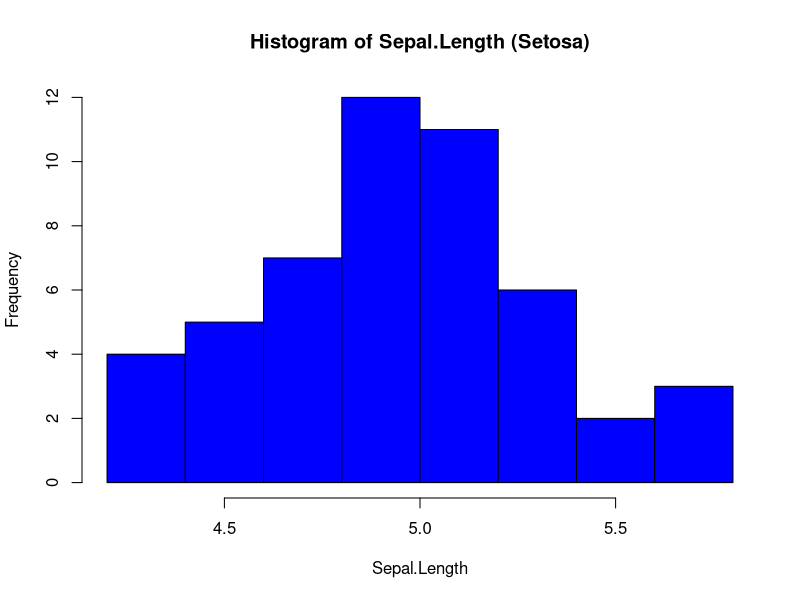
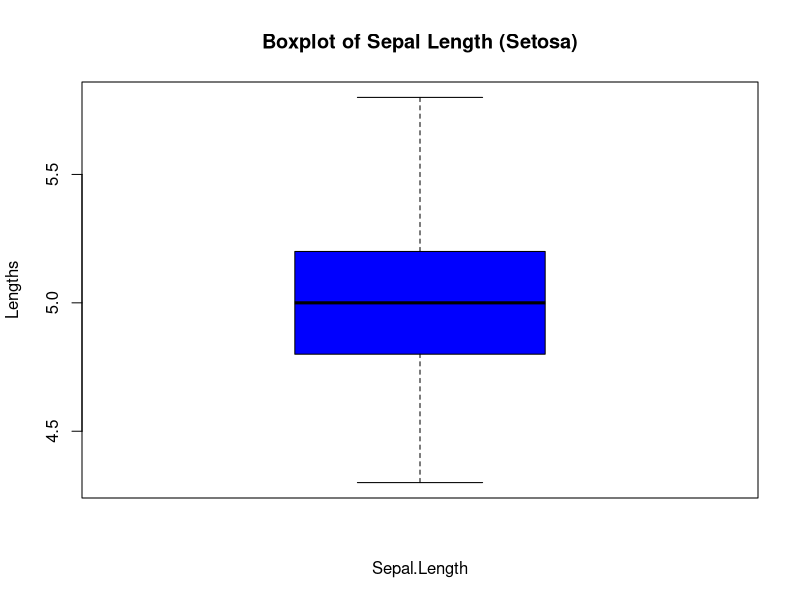
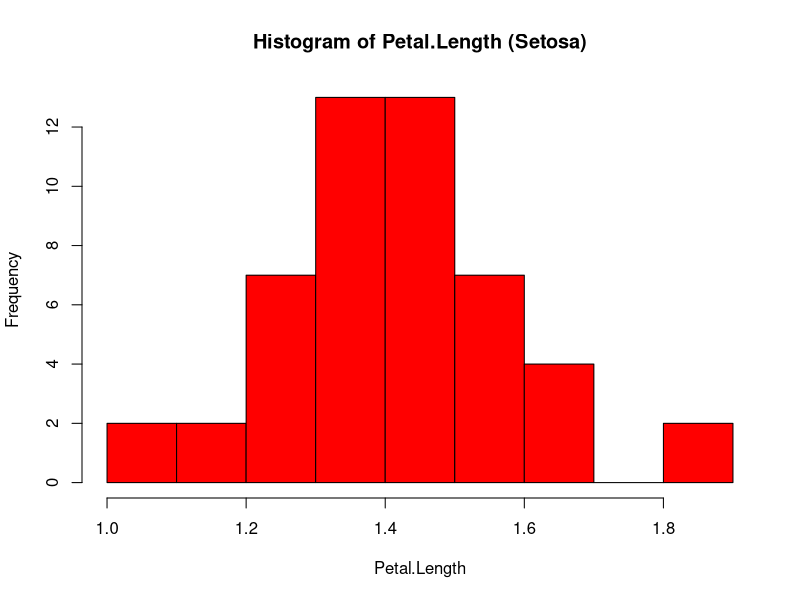
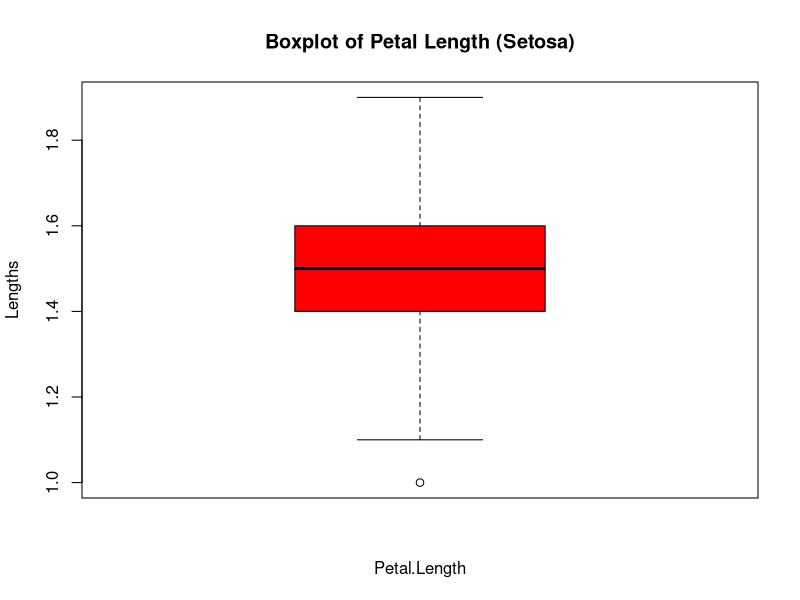
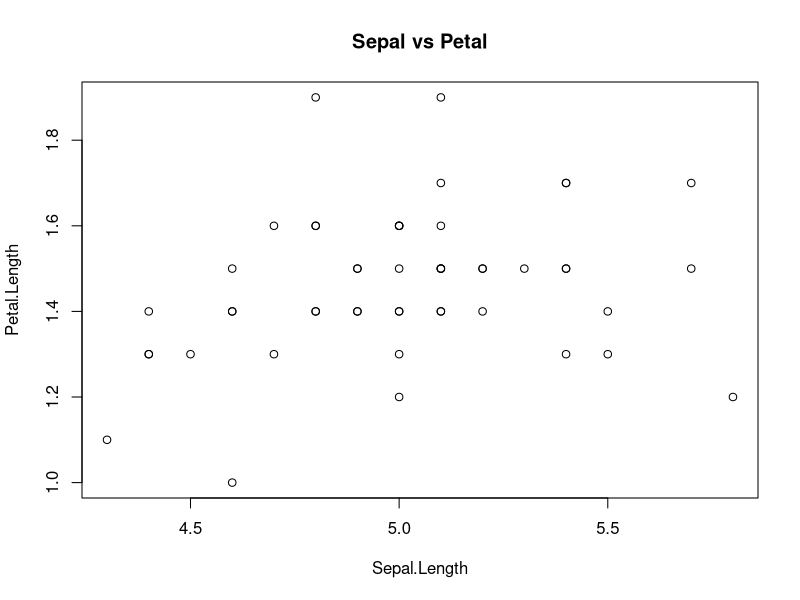

These charts were generated, in order, by the following R code:
#Sepal.Length and Petal.Length (Setosa)
summary(iris[c(1:50), c(1, 3)])
#Sepal.Length    Petal.Length  
#Min.   :4.300   Min.   :1.000  
#1st Qu.:4.800   1st Qu.:1.400  
#Median :5.000   Median :1.500  
#Mean   :5.006   Mean   :1.462  
#3rd Qu.:5.200   3rd Qu.:1.575  
#Max.   :5.800   Max.   :1.900 

#calculating the Estimate Point(Mean) Sepal.Length and Petal.Length for Setosa Species
vec <- c(mean(iris[c(1:50), c(1)]),
         mean(iris[c(1:50), c(3)]))
print(vec)
# a vector containtg estimate points of Sepal Lengths and Petal Lengths
#[1] 5.006 1.462

#Ploting the Sepal.Length
hist(iris[c(1:50), c(1)], 
     col = "blue", 
     main = "Histogram of Sepal.Length (Setosa)", 
     xlab="Sepal.Length")
boxplot(iris[c(1:50), c(1)],
        ylab = "Lengths",
        col = c("blue"),
        xlab = "Sepal.Length",
        main = "Boxplot of Sepal Length (Setosa)")
#Ploting the Petal.Length
hist(iris[c(1:50), c(3)], 
     col = "red", 
     main = "Histogram of Petal.Length (Setosa)",
     xlab="Petal.Length")
boxplot(iris[c(1:50), c(3)],
        ylab = "Lengths",
        col = c("red"),
        xlab = "Petal.Length",
        main = "Boxplot of Petal Length (Setosa)")
#Calculating and Plotting the correlation between the Sepal and Petal Lengths
sepal.Length <- iris[c(1:50), c(1)] #Sepal Lengths for Setosa Species
petal.Length <- iris[c(1:50), c(3)] #Petal Lengths for Setosa Species
r <- cor(sepal.Length, petal.Length)
print(r)
#Pearson's r
#[1] 0.2671758
plot(sepal.Length, petal.Length,
     xlab = "Sepal.Length",
     ylab = "Petal.Length", 
     main = "Sepal vs Petal")
#The Coefficient of Determination r^2
print(r^2)
#[1] 0.07138289
#only 7.13% of the Petal Lengths can be descibed
#by the Sepal Length, and that indicates there's no correalation between
#the Sepal Length and the Petal Length in the Setosa Species

#hypothesis test for Sepal Length Mean where it is one-sample t-test with Ha < 5
sepalHypoTest <- t.test(sepal.Length, mu = 5, alternative = "less", conf.level=0.95)
print(sepalHypoTest)
#data:  sepal.Length
#t = 0.12036, df = 49, p-value = 0.5477
#alternative hypothesis: true mean is less than 5
#95 percent confidence interval:
#  -Inf 5.089575
#sample estimates:
#  mean of x 
#     5.006 